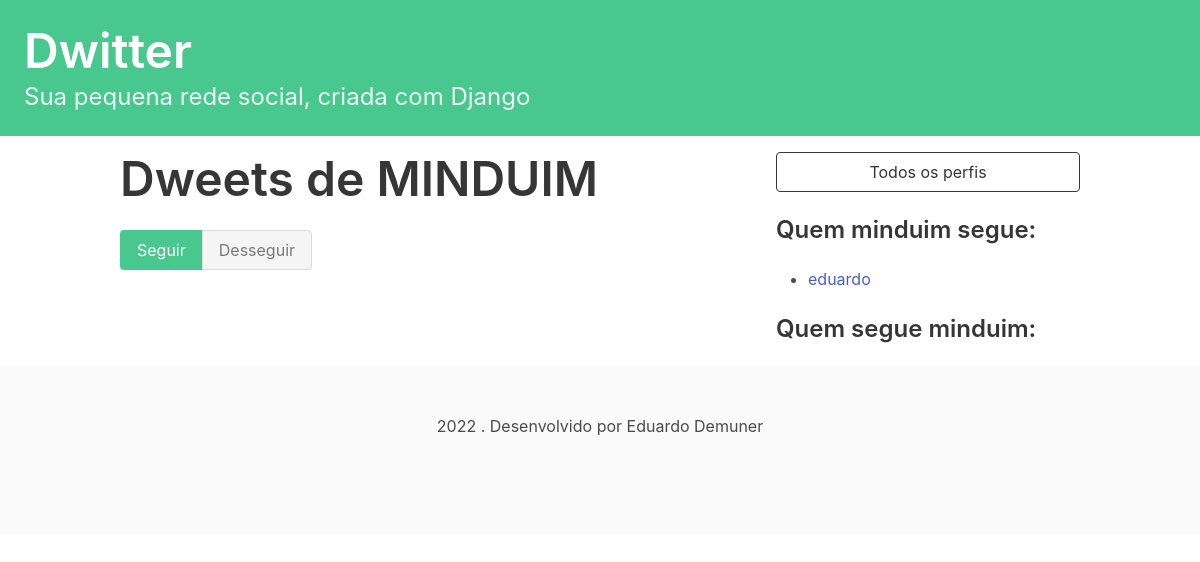
/profile/3 (signed in), run on the app's committed database.
### dwitter/models.py (models this page shows)
class Profile(models.Model):
    user = models.OneToOneField(User, on_delete=models.CASCADE)
    follows = models.ManyToManyField(
        "self",
        related_name="followed_by",
        symmetrical=False,
        blank=True
    )
    def __str__(self):
        return self.user.username

### dwitter/views.py (the view, shortened to what this page needs)
# urls.py: path("profile/<int:pk>", profile, name="profile"),
@login_required(login_url='/login/')
def profile(request, pk):
    profile = Profile.objects.get(pk=pk)
    return render(request, "dwitter/profile.html", {"profile": profile})

### dwitter/templates/dwitter/profile.html (shortened to what this page needs)
{% extends 'base.html' %}
{% block content %}
<div class="columns">
    <div class="column">
        <div class="block">
            <h1 class="title is-1">
                Dweets de {{ profile.user.username|upper }}
            </h1>
            <form method="post">
                <div class="buttons has-addons">
                    {% if profile in user.profile.follows.all %}
                        <button class="button is-success is-static">Seguir</button>
                        <button class="button is-danger"
                        name="follow" value="unfollow">Desseguir</button>
                    {% else %}
                        <button class="button is-success"
                        name="follow" value="follow">Seguir</button>
                        <button class="button is-danger is-static">Desseguir</button>
                    {% endif %}
                </div>
            </form>
        </div>
    </div>
    <div class="column is-one-third">
        <div class=block>
            <a href="{% url 'dwitter:profile_list' %}">
                <button class="button is-dark is-outlined is-fullwidth">
                    Todos os perfis
                </button>
            </a>
        </div>
        <div class="block">
            <h3 class="title is-4">
                Quem {{ profile.user.username }} segue:
            </h3>
            <div class="content">
                <ul>
                    {% for following in profile.follows.all %}
                        <li>
                            <a href="{% url 'dwitter:profile' following.id %}">
                                {{ following }}
                            </a>
                        </li>
                    {% endfor %}
                </ul>
            </div>
        </div>
        <div class="block">
            <h3 class="title is-4">
                    Quem segue {{ profile.user.username }}:
            </h3>
        </div>
    </div>
</div>
{% endblock content %}

### data on the page
Profile: user.username "MINDUIM", user.username "minduim"
Profile: user.username "eduardo"
